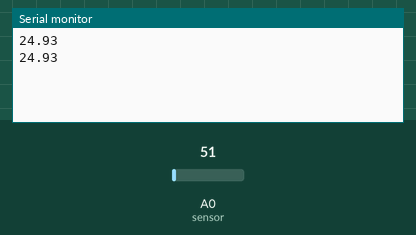
Bench run of a sketch on a simulated Arduino Uno, built with avr-gcc and run on an emulated ATmega328P. Parts: the last lines printed to the serial monitor. The inputs (shaded band) are chosen by the test bench; at power-on: A0 (sensor) = 51.

Above: at 1.8 s.
1.9 s: A0 (sensor) set to 61
At 2.8 s:
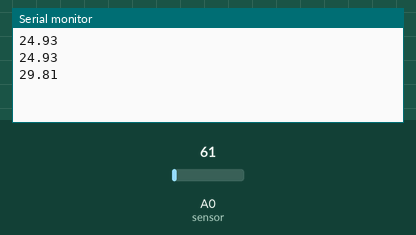
3.4 s: A0 (sensor) set to 71
At 4.8 s:
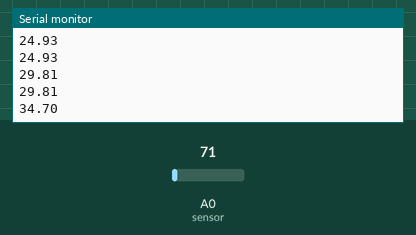
Timing chart, 0 to 6.4 s (numbered marks = the images above; inputs shaded):
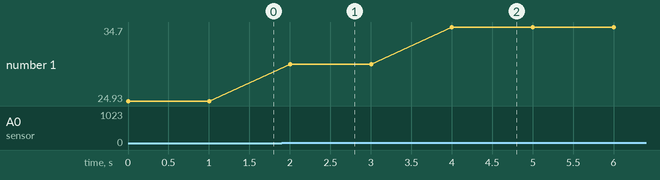

Measured:
- after the input at 1.9 s, the serial monitor: prints a new line after 0.10 s (image 1)
- after the input at 3.4 s, the serial monitor: prints a new line after 0.60 s (image 2)
- plotted number 1: 24.93 → 29.81 after the input at 1.9 s, 29.81 → 34.7 after the input at 3.4 s

The sketch:

LM35.ino
```cpp
void setup() {
  Serial.begin(9600); // Inicia comunicación serial
}

void loop() {
  int rawValue = analogRead(A0); // Lectura del sensor (0-1023)
  float temp = (rawValue * 5.0 / 1023.0) * 100; // Convertir a °C (LM35: 10mV/°C)

  Serial.println(temp); // Envía temperatura por serial
  delay(1000); // Espera 1 segundo
}
```
